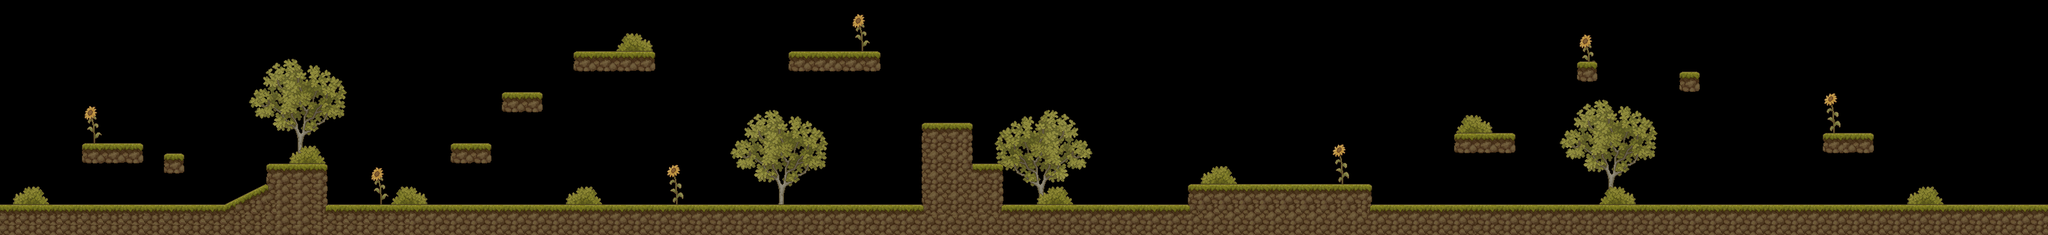

Rendered tile map (Tiled .tmx) drawn with the repository's tilesets; below, a short description and the map source with its tile grids summarised:
An orthogonal 200x23 tile map with 16x16 px tiles, 3 tile layers (trees, bushes, ground), 2 tilesets and 46 objects (18x coin, 10x spike).

<map version="1.5" tiledversion="1.7.0" orientation="orthogonal" renderorder="right-down" width="200" height="23" tilewidth="16" tileheight="16" infinite="0" nextlayerid="8" nextobjectid="51">
 <editorsettings>
  <export target="../1.lua" format="lua" />
 </editorsettings>
 <tileset firstgid="1" name="TX Tileset Ground" tilewidth="16" tileheight="16" tilecount="256" columns="16">
  <image source="../../assets/Texture/TX Tileset Ground.png" width="256" height="256" />
 </tileset>
 <tileset firstgid="257" name="TX Village Props" tilewidth="16" tileheight="16" tilecount="1024" columns="32">
  <image source="../../assets/Texture/TX Village Props.png" width="512" height="512" />
 </tileset>
 <layer id="6" name="trees" width="200" height="23" locked="1">
  <data>[4600 cells, 399 non-empty, 101 distinct tile ids]</data>
 </layer>
 <layer id="5" name="bushes" width="200" height="23" locked="1">
  <data>[4600 cells, 244 non-empty, 50 distinct tile ids]</data>
 </layer>
 <layer id="1" name="ground" width="200" height="23" locked="1">
  <data>[4600 cells, 818 non-empty, 76 distinct tile ids]</data>
 </layer>
 <objectgroup color="#aaff00" id="7" name="entity" locked="1">
  <object id="22" name="coin" type="coin" x="192" y="185.333">
   <ellipse />
  </object>
  <object id="24" name="coin" type="coin" x="299.333" y="182.667">
   <ellipse />
  </object>
  <object id="25" name="coin" type="coin" x="734" y="200">
   <ellipse />
  </object>
  <object id="26" name="coin" type="coin" x="814.667" y="118.667">
   <ellipse />
  </object>
  <object id="27" name="coin" type="coin" x="1008.67" y="63.3333">
   <ellipse />
  </object>
  <object id="28" name="coin" type="coin" x="970" y="63.3333">
   <ellipse />
  </object>
  <object id="29" name="coin" type="coin" x="936" y="64">
   <ellipse />
  </object>
  <object id="30" name="coin" type="coin" x="1408.67" y="302.667">
   <ellipse />
  </object>
  <object id="31" name="coin" type="coin" x="1374.67" y="303.333">
   <ellipse />
  </object>
  <object id="32" name="coin" type="coin" x="1408.67" y="270">
   <ellipse />
  </object>
  <object id="33" name="coin" type="coin" x="1375.33" y="270.667">
   <ellipse />
  </object>
  <object id="34" name="coin" type="coin" x="1298" y="63.3333">
   <ellipse />
  </object>
  <object id="35" name="coin" type="coin" x="1670" y="303.333">
   <ellipse />
  </object>
  <object id="36" name="coin" type="coin" x="1754" y="303.333">
   <ellipse />
  </object>
  <object id="37" name="coin" type="coin" x="2641.33" y="97.3333">
   <ellipse />
  </object>
  <object id="38" name="coin" type="coin" x="2640" y="66">
   <ellipse />
  </object>
  <object id="39" name="coin" type="coin" x="2908.67" y="190">
   <ellipse />
  </object>
  <object id="40" name="coin" type="coin" x="2320" y="189.333">
   <ellipse />
  </object>
  <object id="41" name="spike" type="spike" x="325.125" y="299.917" width="27" height="21" />
  <object id="42" name="spike" type="spike" x="799.833" y="299.583" width="27" height="21" />
  <object id="43" name="spike" type="spike" x="1141.35" y="299.742" width="27" height="21" />
  <object id="44" name="spike" type="spike" x="1443.63" y="171.992" width="27" height="21" />
  <object id="45" name="spike" type="spike" x="1696.68" y="299.379" width="27" height="21" />
  <object id="46" name="spike" type="spike" x="2013.53" y="267.924" width="27" height="21" />
  <object id="47" name="spike" type="spike" x="2583.17" y="300.833" width="27" height="21" />
  <object id="48" name="spike" type="spike" x="2846.5" y="299.5" width="27" height="21" />
  <object id="49" name="spike" type="spike" x="2916.5" y="299.5" width="27" height="21" />
  <object id="50" name="spike" type="spike" x="1569.59" y="299.682" width="27" height="21" />
 </objectgroup>
 <objectgroup color="#ff0000" id="4" name="solid" locked="1">
  <object id="2" x="128.031" y="224.063" width="95.9688" height="31.9375">
   <properties>
    <property name="collidable" type="bool" value="true" />
   </properties>
  </object>
  <object id="4" x="1" y="320.003" width="3200.34" height="47.9961">
   <properties>
    <property name="collidable" type="bool" value="true" />
   </properties>
  </object>
  <object id="5" x="256" y="240.125" width="32" height="31.75">
   <properties>
    <property name="collidable" type="bool" value="true" />
   </properties>
  </object>
  <object id="6" x="416.014" y="256.458" width="95.6522" height="63.75">
   <properties>
    <property name="collidable" type="bool" value="true" />
   </properties>
  </object>
  <object id="7" x="415.91" y="320.169">
   <properties>
    <property name="collidable" type="bool" value="true" />
   </properties>
   <polygon points="0,0 0,-31.9804 -63.9935,0.00812277" />
  </object>
  <object id="9" x="896.016" y="80.0729" width="127.844" height="31.9375">
   <properties>
    <property name="collidable" type="bool" value="true" />
   </properties>
  </object>
  <object id="10" x="784.349" y="144.365" width="63.6355" height="31.9375">
   <properties>
    <property name="collidable" type="bool" value="true" />
   </properties>
  </object>
  <object id="11" x="704.349" y="224.365" width="63.6355" height="31.9375">
   <properties>
    <property name="collidable" type="bool" value="true" />
   </properties>
  </object>
  <object id="12" x="1232.68" y="80.6979" width="142.635" height="31.9375">
   <properties>
    <property name="collidable" type="bool" value="true" />
   </properties>
  </object>
  <object id="13" x="-1.31773" y="0.03125" width="3.30213" height="367.938">
   <properties>
    <property name="collidable" type="bool" value="true" />
   </properties>
  </object>
  <object id="14" x="3200.03" y="3.6875" width="2.66667" height="317.333">
   <properties>
    <property name="collidable" type="bool" value="true" />
   </properties>
  </object>
  <object id="15" x="1440.02" y="192.031" width="79.9683" height="127.938">
   <properties>
    <property name="collidable" type="bool" value="true" />
   </properties>
  </object>
  <object id="16" x="1520.18" y="256.364" width="47.51" height="63.3963">
   <properties>
    <property name="collidable" type="bool" value="true" />
   </properties>
  </object>
  <object id="17" x="2272.08" y="208.031" width="96.2682" height="31.9375">
   <properties>
    <property name="collidable" type="bool" value="true" />
   </properties>
  </object>
  <object id="18" x="2848.53" y="208.365" width="79.2682" height="31.9375">
   <properties>
    <property name="collidable" type="bool" value="true" />
   </properties>
  </object>
  <object id="19" x="2624.37" y="112.281" width="31.7682" height="31.9375">
   <properties>
    <property name="collidable" type="bool" value="true" />
   </properties>
  </object>
  <object id="20" x="2463.99" y="96.0313" width="31.7682" height="31.9375">
   <properties>
    <property name="collidable" type="bool" value="true" />
   </properties>
  </object>
  <object id="21" x="1856.37" y="288.094" width="287.632" height="32.375">
   <properties>
    <property name="collidable" type="bool" value="true" />
   </properties>
  </object>
 </objectgroup>
</map>
